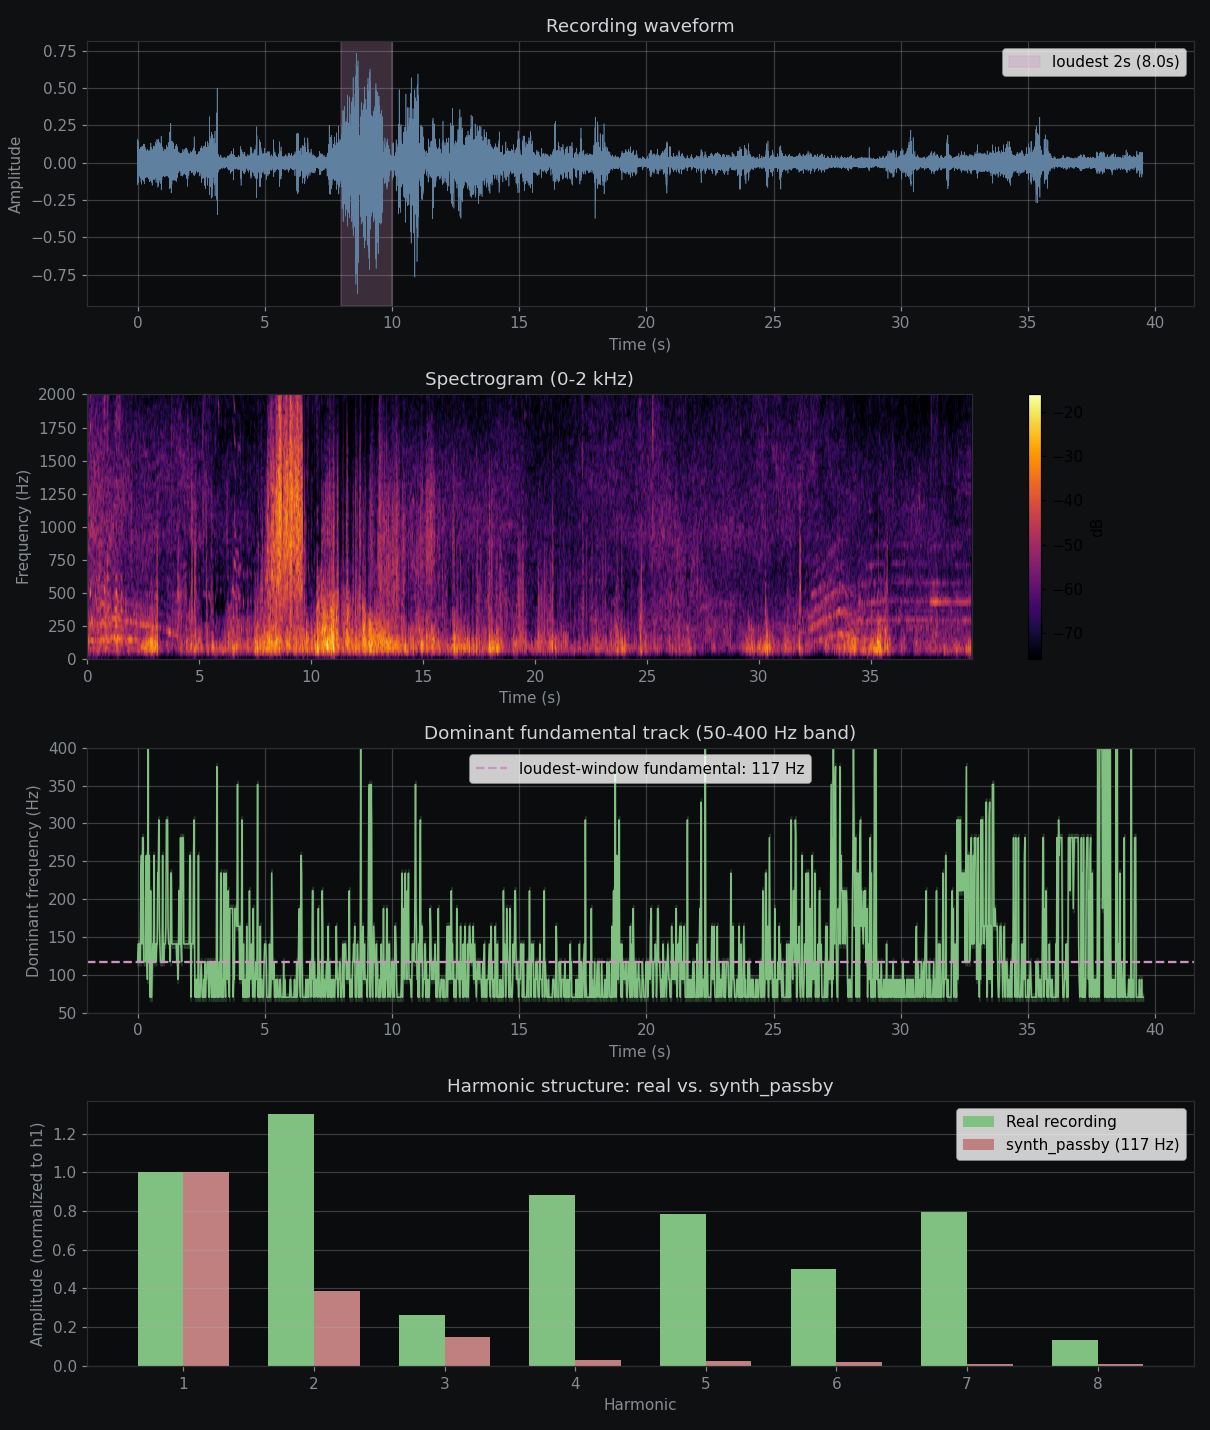

The Python source for this figure:
"""
Cross-reference real-world engine noise against bo-controller's
synthetic test signals.

Outputs:
  - spectrogram & time-energy plots
  - dominant fundamental tracking
  - harmonic ratios
  - estimated RT60
  - comparison plots vs. synth_passby and synth_passby_saturated
"""
import sys
import numpy as np
import scipy.signal
import scipy.io.wavfile as wavfile
import json

SR_TARGET = 48000

def load_wav(path):
    sr, data = wavfile.read(path)
    if data.dtype == np.int16:
        data = data.astype(np.float32) / 32768.0
    elif data.dtype == np.int32:
        data = data.astype(np.float32) / 2147483648.0
    if data.ndim > 1:
        data = data.mean(axis=1)
    return sr, data

def goertzel(samples, freq, sr):
    """Single-bin DFT magnitude."""
    n = len(samples)
    k = round(n * freq / sr)
    omega = 2.0 * np.pi * k / n
    coef = 2.0 * np.cos(omega)
    s1 = s2 = 0.0
    for x in samples:
        s0 = float(x) + coef * s1 - s2
        s2 = s1
        s1 = s0
    real = s1 - s2 * np.cos(omega)
    imag = s2 * np.sin(omega)
    return np.sqrt(real * real + imag * imag)

def spectrogram(signal, sr, win=2048, hop=1024):
    """STFT magnitude spectrogram."""
    f, t, Zxx = scipy.signal.stft(signal, fs=sr, window='hann',
                                  nperseg=win, noverlap=win-hop)
    return f, t, np.abs(Zxx)

def estimate_fundamental_track(signal, sr, win=2048, hop=1024,
                                f_lo=50, f_hi=400):
    """Track dominant fundamental over time."""
    f, t, S = spectrogram(signal, sr, win, hop)
    # Mask to the engine band
    band_mask = (f >= f_lo) & (f <= f_hi)
    band_f = f[band_mask]
    band_S = S[band_mask, :]
    # For each frame, find the peak frequency
    peaks = band_f[np.argmax(band_S, axis=0)]
    energies = np.max(band_S, axis=0)
    return t, peaks, energies, f, S

def band_energy(signal, sr, lo, hi, n_probes=16):
    freqs = np.linspace(lo, hi, n_probes)
    total = 0.0
    n = min(len(signal), 8192)  # cap probe length
    for fq in freqs:
        mag = goertzel(signal[:n], fq, sr)
        total += mag * mag
    return np.sqrt(total / n_probes) / max(n, 1)

def estimate_rt60(signal, sr):
    """Crude RT60 estimate via Schroeder reverse integration on
    energy envelope. Looks for the steepest decay after the peak."""
    # Hilbert envelope, downsampled.
    env = np.abs(scipy.signal.hilbert(signal))
    # Smooth with 50 ms moving average.
    smooth_win = int(0.05 * sr)
    env_smooth = np.convolve(env, np.ones(smooth_win)/smooth_win, mode='valid')
    db = 20 * np.log10(env_smooth + 1e-12)
    # Find peak
    peak_idx = np.argmax(db)
    if peak_idx > len(db) - 100:
        return None
    # From peak, find where it drops 20 dB (proxy for RT60 / 3)
    threshold = db[peak_idx] - 20
    decay_idx = np.where(db[peak_idx:] < threshold)[0]
    if len(decay_idx) == 0:
        return None
    dt_samples = decay_idx[0]
    dt_secs = dt_samples / sr
    rt60_est = dt_secs * 3
    return rt60_est

def harmonic_amplitudes(signal, sr, fundamental_hz, n_harmonics=6):
    """Goertzel magnitudes at f, 2f, 3f, ...; normalized by fundamental."""
    n = min(len(signal), 8192)
    amps = []
    for n_h in range(1, n_harmonics + 1):
        f_h = fundamental_hz * n_h
        if f_h > sr / 2:
            break
        m = goertzel(signal[:n], f_h, sr)
        amps.append(m)
    if amps and amps[0] > 0:
        amps = [a / amps[0] for a in amps]
    return amps

def synth_passby(duration_s, base_hz, max_doppler, sr, seed=17):
    """Match the synth_passby in Rust code."""
    n = int(duration_s * sr)
    rng = np.random.default_rng(seed)
    out = np.zeros(n)
    phase = 0.0
    peak_t = duration_s * 0.5
    sigma = duration_s * 0.18
    for i in range(n):
        t = i / sr
        cos_arg = min(1.0, max(0.0, t / duration_s)) * np.pi
        doppler_factor = 1.0 + max_doppler * np.cos(cos_arg)
        inst_freq = base_hz * doppler_factor
        dphase = 2 * np.pi * inst_freq / sr
        engine = (np.sin(phase) + 0.5 * np.sin(2 * phase)
                  + 0.3 * np.sin(3 * phase))
        dt = t - peak_t
        env = 1.0 / (1.0 + (dt / sigma) ** 2)
        tire = (rng.random() - 0.5) * 0.05
        out[i] = (engine / 1.8) * env * 0.5 + tire * env
        phase += dphase
        if phase > 2 * np.pi: phase -= 2 * np.pi
    return out

def main():
    sr, sig = load_wav('/home/claude/work/recording.wav')
    print(f"Loaded: sr={sr}, duration={len(sig)/sr:.2f}s, "
          f"rms={np.sqrt(np.mean(sig**2)):.4f}")
    print(f"Peak amplitude: {np.max(np.abs(sig)):.4f}")

    # Detect "active" segments where energy is well above floor
    win = 2048
    hop = 512
    n_windows = (len(sig) - win) // hop
    energies = np.zeros(n_windows)
    for i in range(n_windows):
        start = i * hop
        chunk = sig[start:start + win]
        energies[i] = np.sqrt(np.mean(chunk ** 2))

    floor = np.percentile(energies, 30)
    active_mask = energies > floor * 2.5
    print(f"\nNoise floor RMS (30th percentile): {floor:.5f}")
    print(f"Active windows: {active_mask.sum()}/{n_windows} "
          f"({100*active_mask.mean():.1f}%)")

    # ── Spectrogram + fundamental track ──
    t_track, peaks, peak_energies, freqs, S = estimate_fundamental_track(
        sig, sr, win=2048, hop=1024, f_lo=50, f_hi=400)
    # Where is the energy strongest?
    print(f"\nDominant fundamental track (active frames only):")
    energy_threshold = np.percentile(peak_energies, 70)
    active = peak_energies > energy_threshold
    if active.sum() > 0:
        active_peaks = peaks[active]
        print(f"  median: {np.median(active_peaks):.1f} Hz")
        print(f"  10-90 percentile: "
              f"{np.percentile(active_peaks, 10):.1f} - "
              f"{np.percentile(active_peaks, 90):.1f} Hz")

    # ── Pick the loudest 2s window for harmonic analysis ──
    win_2s = int(2 * sr)
    hop_2s = int(0.5 * sr)
    best_rms = 0
    best_start = 0
    for start in range(0, len(sig) - win_2s, hop_2s):
        chunk = sig[start:start + win_2s]
        rms = np.sqrt(np.mean(chunk ** 2))
        if rms > best_rms:
            best_rms = rms
            best_start = start
    print(f"\nLoudest 2s window: starts at {best_start/sr:.2f}s, "
          f"rms={best_rms:.4f}")

    loud = sig[best_start:best_start + win_2s]
    # Estimate fundamental in this window.
    f_loud, _, S_loud = scipy.signal.stft(loud, fs=sr, nperseg=2048,
                                          noverlap=1536)
    band = (f_loud >= 50) & (f_loud <= 400)
    S_band = np.abs(S_loud[band, :])
    # Sum across time, find peak.
    spectrum = S_band.sum(axis=1)
    f_band = f_loud[band]
    fund_idx = np.argmax(spectrum)
    fundamental = f_band[fund_idx]
    print(f"  fundamental in loudest window: {fundamental:.1f} Hz")

    # Harmonic amplitudes
    amps = harmonic_amplitudes(loud, sr, fundamental, n_harmonics=8)
    print(f"\nHarmonic structure (loudest window, normalized to h1=1.0):")
    for i, a in enumerate(amps, 1):
        bar = '█' * int(a * 40)
        print(f"  h{i} ({fundamental*i:5.0f} Hz): {a:.3f}  {bar}")

    # ── RT60 estimate (look for a passby tail) ──
    rt60 = estimate_rt60(sig[best_start:best_start + int(4 * sr)], sr)
    if rt60:
        print(f"\nApprox RT60 (post-peak decay): {rt60*1000:.0f} ms")

    # ── Compare to synthetic ──
    synth = synth_passby(2.0, fundamental, 0.04, sr, seed=17)
    synth_amps = harmonic_amplitudes(synth, sr, fundamental, n_harmonics=8)
    print(f"\nSynthetic comparison (synth_passby at {fundamental:.0f} Hz):")
    print(f"{'harmonic':>10} {'real':>10} {'synth':>10} {'delta':>10}")
    for i, (r, s_amp) in enumerate(zip(amps, synth_amps), 1):
        delta = r - s_amp
        flag = '!' if abs(delta) > 0.2 else ''
        print(f"  h{i:<2}     {r:>10.3f} {s_amp:>10.3f} {delta:>+10.3f}  {flag}")

    # ── Spectrogram image ──
    import matplotlib
    matplotlib.use('Agg')
    import matplotlib.pyplot as plt

    fig, axes = plt.subplots(4, 1, figsize=(11, 13))

    # Plot 1: full waveform with active mask
    t_full = np.arange(len(sig)) / sr
    axes[0].plot(t_full, sig, color='#6080a0', linewidth=0.4)
    axes[0].axvspan(best_start/sr, (best_start + win_2s)/sr,
                    color='#d090c0', alpha=0.25,
                    label=f'loudest 2s ({best_start/sr:.1f}s)')
    axes[0].set_xlabel('Time (s)')
    axes[0].set_ylabel('Amplitude')
    axes[0].set_title('Recording waveform')
    axes[0].legend()
    axes[0].grid(alpha=0.3)
    axes[0].set_facecolor('#0a0c0e')

    # Plot 2: spectrogram (log-scale magnitude)
    db = 20 * np.log10(np.abs(S) + 1e-9)
    extent = [0, len(sig)/sr, freqs[0], freqs[-1]]
    im = axes[1].imshow(db, aspect='auto', origin='lower',
                       extent=extent, cmap='inferno',
                       vmin=db.max()-60, vmax=db.max())
    axes[1].set_ylim(0, 2000)
    axes[1].set_xlabel('Time (s)')
    axes[1].set_ylabel('Frequency (Hz)')
    axes[1].set_title('Spectrogram (0-2 kHz)')
    plt.colorbar(im, ax=axes[1], label='dB')

    # Plot 3: fundamental track
    axes[2].plot(t_track, peaks, color='#80c080', linewidth=1)
    axes[2].axhline(fundamental, color='#d090c0', linestyle='--',
                   label=f'loudest-window fundamental: {fundamental:.0f} Hz')
    axes[2].fill_between(t_track, peaks - 5, peaks + 5, alpha=0.2,
                        color='#80c080')
    axes[2].set_xlabel('Time (s)')
    axes[2].set_ylabel('Dominant frequency (Hz)')
    axes[2].set_ylim(50, 400)
    axes[2].set_title('Dominant fundamental track (50-400 Hz band)')
    axes[2].legend()
    axes[2].grid(alpha=0.3)
    axes[2].set_facecolor('#0a0c0e')

    # Plot 4: harmonic comparison
    n_h = min(len(amps), len(synth_amps))
    x = np.arange(1, n_h + 1)
    width = 0.35
    axes[3].bar(x - width/2, amps[:n_h], width, color='#80c080',
               label='Real recording')
    axes[3].bar(x + width/2, synth_amps[:n_h], width, color='#c08080',
               label=f'synth_passby ({fundamental:.0f} Hz)')
    axes[3].set_xlabel('Harmonic')
    axes[3].set_ylabel('Amplitude (normalized to h1)')
    axes[3].set_title('Harmonic structure: real vs. synth_passby')
    axes[3].legend()
    axes[3].grid(alpha=0.3, axis='y')
    axes[3].set_xticks(x)
    axes[3].set_facecolor('#0a0c0e')

    fig.patch.set_facecolor('#0e1012')
    for ax in axes:
        ax.tick_params(colors='#888c91')
        for spine in ax.spines.values():
            spine.set_color('#2a2e33')
        ax.title.set_color('#d4d4d8')
        ax.xaxis.label.set_color('#888c91')
        ax.yaxis.label.set_color('#888c91')

    plt.tight_layout()
    plt.savefig('/home/claude/work/real_vs_synth.png', dpi=110,
                facecolor=fig.get_facecolor())
    print("\nSaved plot to /home/claude/work/real_vs_synth.png")

    # ── JSON summary ──
    summary = {
        'sample_rate': sr,
        'duration_s': len(sig) / sr,
        'rms': float(np.sqrt(np.mean(sig**2))),
        'peak_amplitude': float(np.max(np.abs(sig))),
        'noise_floor_rms': float(floor),
        'active_fraction': float(active_mask.mean()),
        'fundamental_track_median_hz': float(np.median(active_peaks))
            if active.sum() > 0 else None,
        'fundamental_track_p10_hz': float(np.percentile(active_peaks, 10))
            if active.sum() > 0 else None,
        'fundamental_track_p90_hz': float(np.percentile(active_peaks, 90))
            if active.sum() > 0 else None,
        'loudest_2s_start_s': float(best_start / sr),
        'loudest_2s_rms': float(best_rms),
        'loudest_2s_fundamental_hz': float(fundamental),
        'real_harmonic_amps': [float(a) for a in amps],
        'synth_harmonic_amps': [float(a) for a in synth_amps],
        'rt60_estimate_ms': float(rt60 * 1000) if rt60 else None,
    }
    with open('/home/claude/work/analysis_summary.json', 'w') as f:
        json.dump(summary, f, indent=2)
    print("Saved summary to /home/claude/work/analysis_summary.json")

if __name__ == '__main__':
    main()
